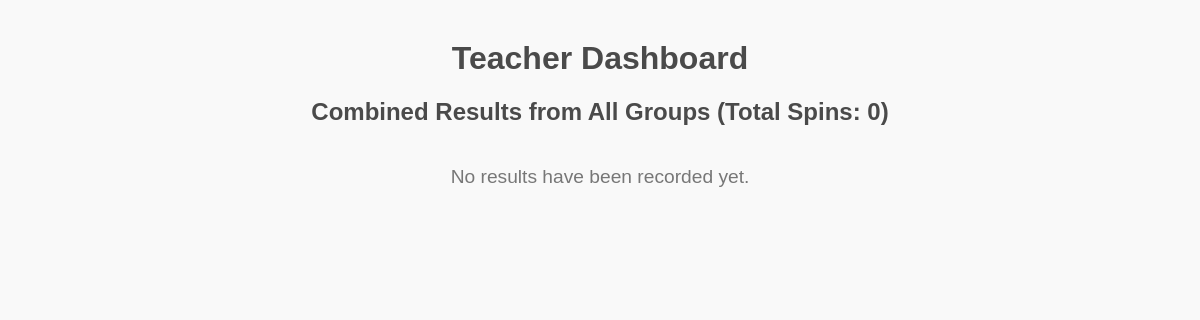
The page /dashboard/CLASS 1 on the database as committed earlier.
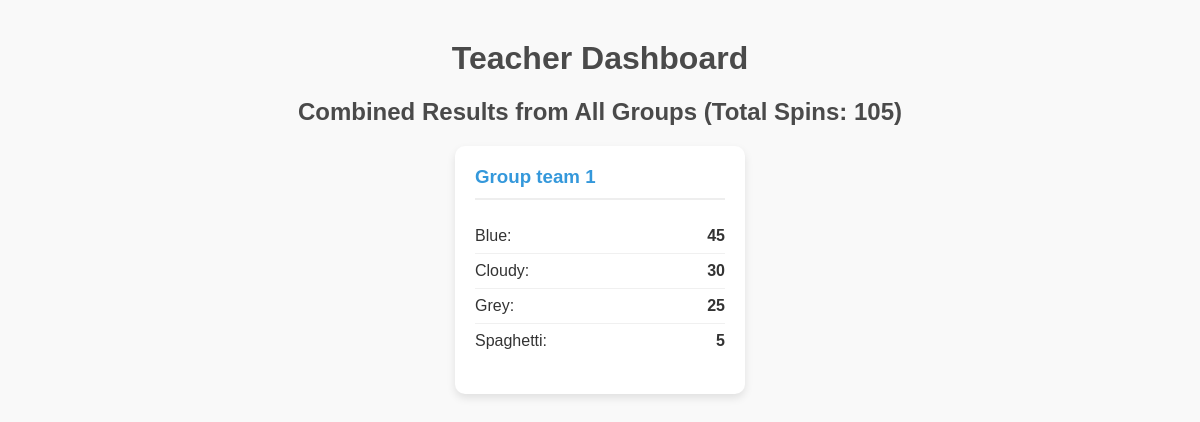
The same page on the database as committed later.
### tables this page shows
CREATE TABLE spins (
            id INTEGER PRIMARY KEY AUTOINCREMENT,
            classroom_code TEXT NOT NULL,
            group_name TEXT NOT NULL,
            color TEXT NOT NULL,
            timestamp DATETIME DEFAULT CURRENT_TIMESTAMP
        );

### app.py (the view)
@app.route('/dashboard/<classroom_code>')
def dashboard(classroom_code):
    conn = get_db_connection()
    rows = conn.execute('SELECT * FROM spins WHERE classroom_code = ?', (classroom_code,)).fetchall()
    conn.close()
    summary = defaultdict(lambda: defaultdict(int))
    total_spins = len(rows)
    for row in rows:
        summary[row['group_name']][row['color']] += 1
    summary_dict = {k: dict(v) for k, v in summary.items()}
    return render_template('dashboard.html',
                           summary=summary_dict,
                           total_spins=total_spins,
                           classroom_name=classroom_code)

### app.py (called while the page is built)
def get_db_connection():
    conn = sqlite3.connect(DATABASE)
    conn.row_factory = sqlite3.Row
    return conn

### templates/dashboard.html (shortened to what this page needs)
<!DOCTYPE html>
<html lang="en">
<head>
</head>
<body>
    <h1>Teacher Dashboard</h1>
    <h2>Combined Results from All Groups (Total Spins: {{ total_spins }})</h2>
    <div id="dashboard-container">
        {% if summary %}
            {% for group_id, results in summary.items()|sort %}
                <div class="group-card">
                    <h3>Group {{ group_id }}</h3>
                    <ul>
                        {% for color, count in results.items()|sort %}
                            <li><span>{{ color|capitalize }}:</span> <span class="count">{{ count }}</span></li>
                        {% endfor %}
                    </ul>
                </div>
            {% endfor %}
        {% else %}
            <p class="no-results">No results have been recorded yet.</p>
        {% endif %}
    </div>
</body>
</html>

### templates/dashboard.html (style rules this page uses)
body { font-family: sans-serif; margin: 40px; background-color: #f9f9f9; color: #333; }
h1, h2 { text-align: center; color: #4a4a4a; }
#dashboard-container { display: flex; flex-wrap: wrap; gap: 20px; justify-content: center; }
.group-card { background-color: white; border-radius: 10px; box-shadow: 0 4px 8px rgba(0,0,0,0.1); padding: 20px; width: 250px; }
.group-card h3 { margin-top: 0; color: #3498db; border-bottom: 2px solid #eee; padding-bottom: 10px; }
.group-card ul { list-style: none; padding: 0; }
.group-card li { display: flex; justify-content: space-between; padding: 8px 0; border-bottom: 1px solid #f0f0f0; }
.group-card li:last-child { border-bottom: none; }
.group-card .count { font-weight: bold; }

Rows that differ between the two databases and show on the page:
added spins: group_name "team 1", color "Blue", count "45"
added spins: color "Cloudy", count "30", shown under "team 1"
added spins: color "Grey", count "25", shown under "team 1"
added spins: color "Spaghetti", count "5", shown under "team 1"
Other text that changed with them:
{{ total_spins }}: "0" → "105"
text no longer shown: "No results have been recorded yet."
